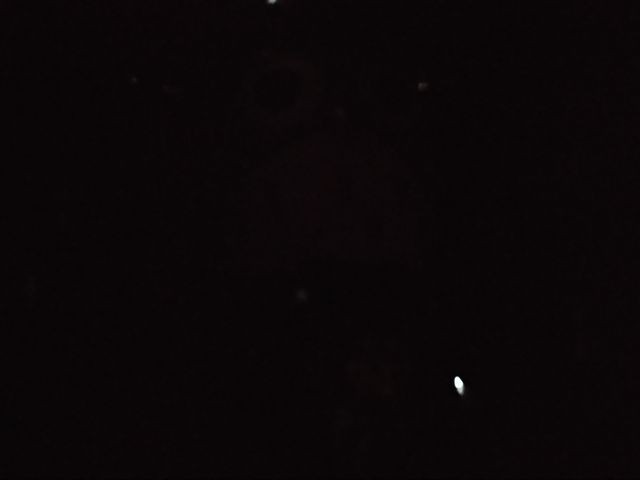
#> input picture datasets/inside-the-box.jpg, 640 x 480 px
$ python test.py
#> lines starting #> are read from the running program, lines starting #| are printed output that depends on the picture
import cv2
from matplotlib import pyplot as plt

# Load the dark image
image = cv2.imread("datasets/inside-the-box.jpg")
#> image is the input picture: shape (480, 640, 3); mean B, G, R 7.4, 6.3, 10.6

# Adjust brightness and contrast to reveal details
alpha = 1.9  # Increase contrast
beta = 130   # Increase brightness


# Enhance brightness and contrast
bright_image = cv2.convertScaleAbs(image, alpha=alpha, beta=beta)
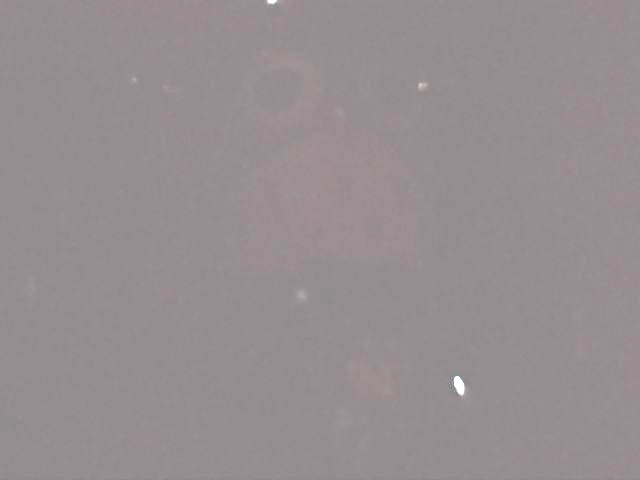
#> bright_image: shape (480, 640, 3); mean B, G, R 143.8, 141.6, 150.1

# Convert to grayscale to see details better
gray_image = cv2.cvtColor(bright_image, cv2.COLOR_BGR2GRAY)
# Convert the enhanced brightened image to grayscale first for CLAHE
gray_image_clahe = cv2.cvtColor(bright_image, cv2.COLOR_BGR2GRAY)

# Create a CLAHE object with a clip limit and tile grid size for local enhancement
clahe = cv2.createCLAHE(clipLimit=3.0, tileGridSize=(13, 13))
clahe_image = clahe.apply(gray_image_clahe)

# Display the CLAHE enhanced image along with previous ones
plt.figure(figsize=(15, 5))

# Show original
plt.subplot(1, 4, 1)
plt.title("Original Dark Image")
plt.imshow(cv2.cvtColor(image, cv2.COLOR_BGR2RGB))
plt.axis('off')

# Show enhanced bright image
plt.subplot(1, 4, 2)
plt.title("Enhanced Brightened Image")
plt.imshow(cv2.cvtColor(bright_image, cv2.COLOR_BGR2RGB))
plt.axis('off')

# Show grayscale enhanced image
plt.subplot(1, 4, 3)
plt.title("Grayscale Enhanced Image")
plt.imshow(gray_image, cmap='gray')
plt.axis('off')

# Show CLAHE enhanced grayscale image
plt.subplot(1, 4, 4)
plt.title("CLAHE Enhanced Image")
plt.imshow(clahe_image, cmap='gray')
plt.axis('off')

plt.tight_layout()
plt.show()
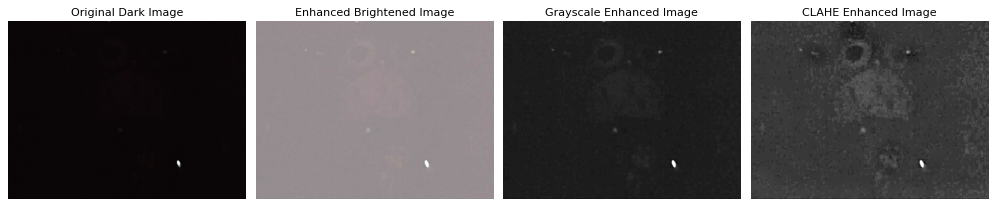
#> figure drawn by matplotlib, 4 panels

$ run again, with datasets/text_frombook.png saved as datasets/inside-the-box.jpg
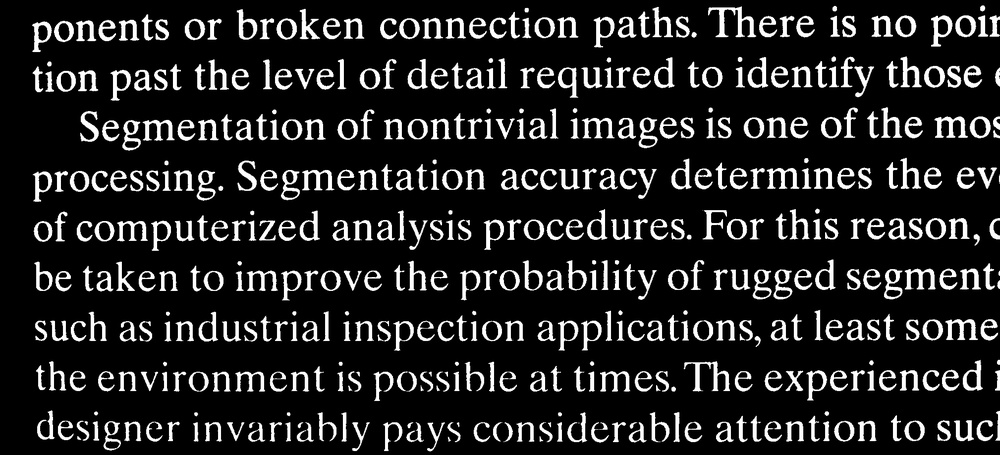
#> input picture datasets/text_frombook.png, 1000 x 455 px, shrunk from 2018 x 918 before the run
#> image is the input picture: shape (455, 1000, 3); min 0, max 255, mean 35.6
#> `bright_image = cv2.convertScaleAbs(image, alpha=alpha, beta=beta)`:
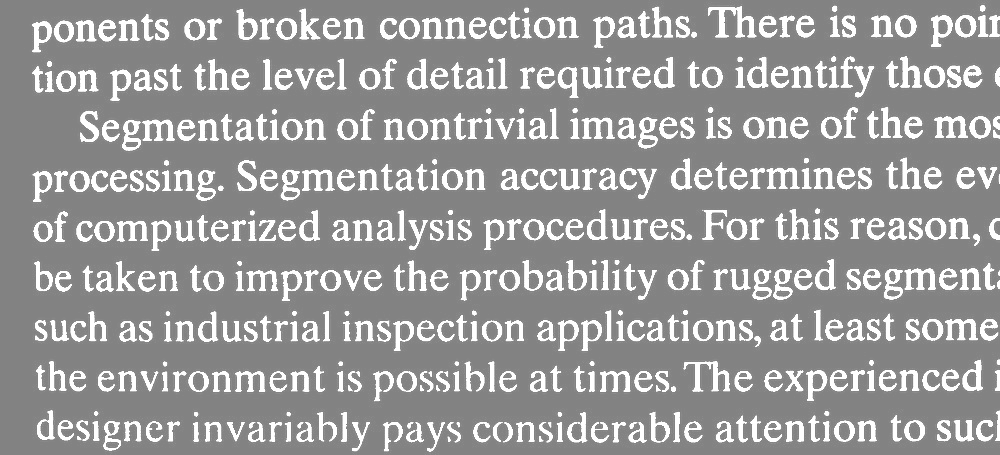
#> bright_image: shape (455, 1000, 3); min 130, max 255, mean 153
#> `plt.show()`:
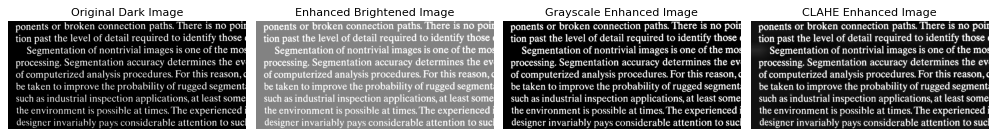
#> figure drawn by matplotlib, 4 panels
